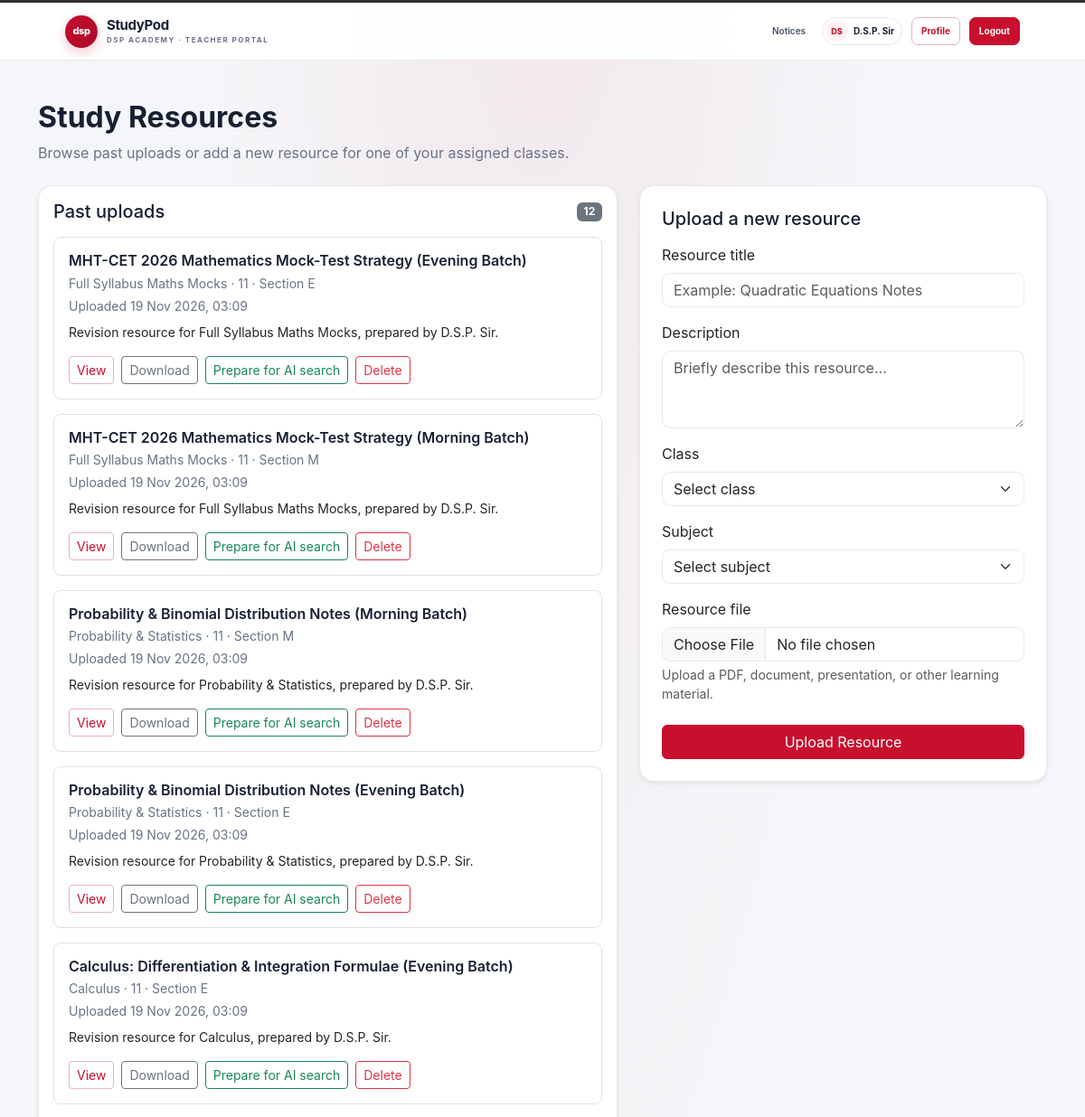
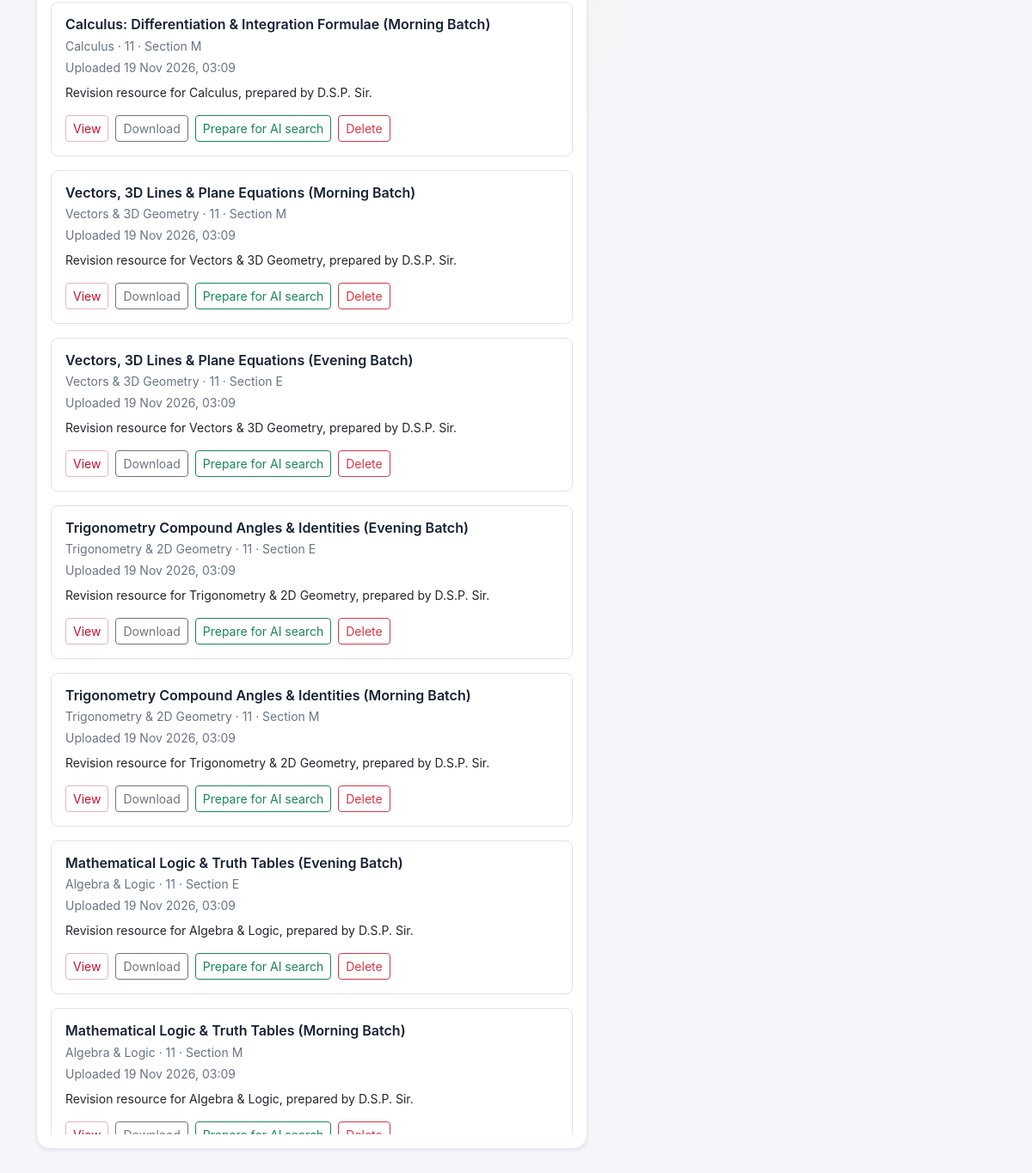
/resources/upload/ (signed in), run on the app's committed database (2 pictures, top to bottom).
### accounts/models.py (models this page shows, shortened)
class User(AbstractUser):
    class Role(models.TextChoices):
        TEACHER = "TEACHER", "Teacher"
        STUDENT = "STUDENT", "Student"
        PARENT = "PARENT", "Parent"
    role = models.CharField(
        max_length=10,
        choices=Role.choices,
        default=Role.STUDENT,
    )

### academics/models.py (models this page shows, shortened)
class Resource(models.Model):
    title = models.CharField(max_length=200)
    description = models.TextField(blank=True)
    teacher = models.ForeignKey(
        "accounts.TeacherProfile",
        on_delete=models.CASCADE,
        related_name="resources"
    )
    student_class = models.ForeignKey(
        Class,
        on_delete=models.CASCADE,
        related_name="resources"
    )
    subject = models.ForeignKey(
        Subject,
        on_delete=models.CASCADE,
        related_name="resources"
    )
    file = models.FileField(upload_to="resources/")
    created_at = models.DateTimeField(auto_now_add=True)

class Subject(models.Model):
    name = models.CharField(max_length=100)
    code = models.CharField(max_length=20, unique=True)

class Class(models.Model):
    name = models.CharField(max_length=50)
    section = models.CharField(max_length=10)
    academic_year = models.CharField(max_length=20)

### accounts/views.py (the view, shortened to what this page needs)
@login_required
def resource_upload(request):
    if request.user.role != "TEACHER":
        return HttpResponseForbidden("Only teachers can upload study resources.")
    teacher = request.user.teacher_profile
    assignments = TeachingAssignment.objects.filter(
        teacher=teacher
    ).select_related(
        "student_class",
        "subject"
    )
    past_uploads = Resource.objects.filter(
        teacher=teacher
    ).select_related(
        "student_class",
        "subject",
    ).order_by("-created_at")
    if request.GET.get("change_timing") == "1":
        request.session.pop(
            "assessment_timing",
            None
        )
        return redirect("create_assessment")
    return render(
        request,
        "accounts/resource_upload.html",
        {
            "assignments": assignments,
            "past_uploads": past_uploads,
        }
    )

### accounts/templates/accounts/resource_upload.html (shortened to what this page needs)
{% extends "accounts/base.html" %}
{% block content %}
<div class="container-fluid px-0 mt-2">
    <div class="mb-4">
        <h1 class="h2 fw-bold">Study Resources</h1>
        <p class="text-muted mb-0">Browse past uploads or add a new resource for one of your assigned classes.</p>
    </div>
    <div class="row g-4 align-items-start">
        <section class="col-lg-7" aria-labelledby="pastUploadsHeading">
            <div class="card shadow-sm h-100">
                <div class="card-body">
                    <div class="d-flex justify-content-between align-items-center mb-3">
                        <h2 id="pastUploadsHeading" class="h5 mb-0">Past uploads</h2>
                        <span class="badge text-bg-secondary">{{ past_uploads|length }}</span>
                    </div>
                    {% if past_uploads %}
                        <div class="d-flex flex-column gap-3" style="max-height: 72vh; overflow-y: auto;">
                            {% for resource in past_uploads %}
                                <article class="border rounded-3 p-3">
                                    <div class="d-flex justify-content-between align-items-start gap-3">
                                        <div class="min-w-0">
                                            <h3 class="h6 fw-semibold mb-1 text-break">{{ resource.title }}</h3>
                                            <div class="small text-muted">
                                                {{ resource.subject.name }} · {{ resource.student_class.name }}{% if resource.student_class.section %} · Section {{ resource.student_class.section }}{% endif %}
                                            </div>
                                            <div class="small text-muted mt-1">Uploaded {{ resource.created_at|date:"d M Y, H:i" }}</div>
                                            {% if resource.description %}<p class="small mb-0 mt-2">{{ resource.description|truncatechars:140 }}</p>{% endif %}
                                        </div>
                                    </div>
                                    <div class="d-flex flex-wrap gap-2 mt-3">
                                        <a href="{% url 'teacher_resource_detail' resource.pk %}" class="btn btn-sm btn-outline-primary">View</a>
                                        <a href="{{ resource.file.url }}" download class="btn btn-sm btn-outline-secondary">Download</a>
                                        <form method="post" action="{% url 'teacher_resource_reindex' resource.pk %}">
                                            <button type="submit" class="btn btn-sm btn-outline-success">Prepare for AI search</button>
                                        </form>
                                        <form method="post" action="{% url 'teacher_resource_delete' resource.pk %}" onsubmit="return confirm('Delete this resource and its uploaded file?');">
                                            <button type="submit" class="btn btn-sm btn-outline-danger">Delete</button>
                                        </form>
                                    </div>
                                </article>
                            {% endfor %}
                        </div>
                    {% else %}
                        <div class="text-center py-5">
                            <h3 class="h6">No past uploads yet</h3>
                            <p class="text-muted mb-0">Resources you upload will appear here.</p>
                        </div>
                    {% endif %}
                </div>
            </div>
        </section>
        <section class="col-lg-5" aria-labelledby="newResourceHeading">
            <div class="card shadow-sm">
                <div class="card-body p-4">
                    <h2 id="newResourceHeading" class="h5 mb-3">Upload a new resource</h2>
                    <form method="post" enctype="multipart/form-data">
                        <div class="mb-3">
                            <label for="title" class="form-label">Resource title</label>
                            <input type="text" class="form-control" id="title" name="title" maxlength="200" placeholder="Example: Quadratic Equations Notes" required>
                        </div>
                        <div class="mb-3">
                            <label for="description" class="form-label">Description</label>
                            <textarea class="form-control" id="description" name="description" rows="3" placeholder="Briefly describe this resource..."></textarea>
                        </div>
                        <div class="mb-3">
                            <label for="student_class" class="form-label">Class</label>
                            <select class="form-select" id="student_class" name="student_class" required>
                                <option value="">Select class</option>
                            </select>
                        </div>
                        <div class="mb-3">
                            <label for="subject" class="form-label">Subject</label>
                            <select class="form-select" id="subject" name="subject" required>
                                <option value="">Select subject</option>
                            </select>
                        </div>
                        <div class="mb-4">
                            <label for="file" class="form-label">Resource file</label>
                            <input type="file" class="form-control" id="file" name="file" required>
                            <div class="form-text">Upload a PDF, document, presentation, or other learning material.</div>
                        </div>
                        <button type="submit" class="btn btn-primary w-100">Upload Resource</button>
                    </form>
                </div>
            </div>
        </section>
    </div>
</div>
{% endblock %}

### accounts/templates/accounts/partials/student_portal_header.html
<nav class="navbar navbar-expand-lg student-nav" aria-label="Student portal">
    <div class="container-fluid student-nav-inner">
        <a class="student-brand" href="{% url 'dashboard' %}" aria-label="StudyPod student dashboard">
            <span class="student-brand-mark">dsp</span>
            <span class="student-brand-copy">
                <strong>StudyPod</strong>
                <small>DSP ACADEMY · {% if user.role == "TEACHER" %}TEACHER PORTAL{% elif user.role == "PARENT" %}PARENT PORTAL{% else %}STUDENT PORTAL{% endif %}</small>
            </span>
        </a>
        <div class="student-nav-links">
            <a href="{% url 'notices' %}">Notices</a>
            <span class="student-user-chip">
                <span class="student-avatar">{% if user.first_name and user.last_name %}{{ user.first_name|first|upper }}{{ user.last_name|first|upper }}{% else %}{{ user.get_full_name|default:user.username|first|upper }}{% endif %}</span>
                {{ user.get_full_name|default:user.username }}
            </span>
            <a class="student-nav-button" href="{% url 'profile' %}">Profile</a>
            <a class="student-nav-button student-logout" href="{% url 'logout' %}">Logout</a>
        </div>
    </div>
</nav>

### accounts/templates/accounts/base.html (style rules this page uses)
:root { --sp-primary: #2563eb; --sp-navy: #0f172a; --sp-background: #f8fafc; --sp-text: #1e293b; --sp-muted: #64748b; --sp-border: #e2e8f0; }
body { background: var(--sp-background); color: var(--sp-text); font-family: -apple-system, BlinkMacSystemFont, "Segoe UI", sans-serif; }
h1, h2, h3, h4, h5, h6 { color: var(--sp-navy); font-weight: 600; }
.btn-primary { background-color: var(--sp-primary); border-color: var(--sp-primary); }
.card { background-color: #fff; border: 1px solid var(--sp-border); border-radius: 12px; box-shadow: 0 2px 8px rgb(15 23 42 / 5%); }
a:not(.btn):not(.navbar-brand) { color: var(--sp-primary); }
.navbar a:not(.btn):not(.navbar-brand) { color: #fff; }
.text-muted { color: var(--sp-muted) !important; }

### data on the page
User: first_name|first "D", last_name|first "S", get_full_name "D.S.P. Sir"
Resource: title "MHT-CET 2026 Mathematics Mock-Test Strategy (Evening Batch)", subject.name "Full Syllabus Maths Mocks", student_class.name "11", student_class.section "E", created_at "19 Nov 2026, 03:09", description "Revision resource for Full Syllabus Maths Mocks, prepared by D.S.P. Sir."
Resource: title "MHT-CET 2026 Mathematics Mock-Test Strategy (Morning Batch)", subject.name "Full Syllabus Maths Mocks", student_class.name "11", student_class.section "M", created_at "19 Nov 2026, 03:09", description "Revision resource for Full Syllabus Maths Mocks, prepared by D.S.P. Sir."
Resource: title "Probability & Binomial Distribution Notes (Morning Batch)", subject.name "Probability & Statistics", student_class.name "11", student_class.section "M", created_at "19 Nov 2026, 03:09", description "Revision resource for Probability & Statistics, prepared by D.S.P. Sir."
Resource: title "Probability & Binomial Distribution Notes (Evening Batch)", subject.name "Probability & Statistics", student_class.name "11", student_class.section "E", created_at "19 Nov 2026, 03:09", description "Revision resource for Probability & Statistics, prepared by D.S.P. Sir."
Resource: title "Calculus: Differentiation & Integration Formulae (Evening Batch)", subject.name "Calculus", student_class.name "11", student_class.section "E", created_at "19 Nov 2026, 03:09", description "Revision resource for Calculus, prepared by D.S.P. Sir."
Resource: title "Calculus: Differentiation & Integration Formulae (Morning Batch)", subject.name "Calculus", student_class.name "11", student_class.section "M", created_at "19 Nov 2026, 03:09", description "Revision resource for Calculus, prepared by D.S.P. Sir."
Resource: title "Vectors, 3D Lines & Plane Equations (Morning Batch)", subject.name "Vectors & 3D Geometry", student_class.name "11", student_class.section "M", created_at "19 Nov 2026, 03:09", description "Revision resource for Vectors & 3D Geometry, prepared by D.S.P. Sir."
Resource: title "Vectors, 3D Lines & Plane Equations (Evening Batch)", subject.name "Vectors & 3D Geometry", student_class.name "11", student_class.section "E", created_at "19 Nov 2026, 03:09", description "Revision resource for Vectors & 3D Geometry, prepared by D.S.P. Sir."
Resource: title "Trigonometry Compound Angles & Identities (Evening Batch)", subject.name "Trigonometry & 2D Geometry", student_class.name "11", student_class.section "E", created_at "19 Nov 2026, 03:09", description "Revision resource for Trigonometry & 2D Geometry, prepared by D.S.P. Sir."
Resource: title "Trigonometry Compound Angles & Identities (Morning Batch)", subject.name "Trigonometry & 2D Geometry", student_class.name "11", student_class.section "M", created_at "19 Nov 2026, 03:09", description "Revision resource for Trigonometry & 2D Geometry, prepared by D.S.P. Sir."
Resource: title "Mathematical Logic & Truth Tables (Evening Batch)", subject.name "Algebra & Logic", student_class.name "11", student_class.section "E", created_at "19 Nov 2026, 03:09", description "Revision resource for Algebra & Logic, prepared by D.S.P. Sir."
Resource: title "Mathematical Logic & Truth Tables (Morning Batch)", subject.name "Algebra & Logic", student_class.name "11", student_class.section "M", created_at "19 Nov 2026, 03:09", description "Revision resource for Algebra & Logic, prepared by D.S.P. Sir."

### other printed values
{{ past_uploads|length }} "12"
